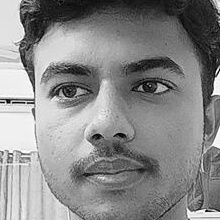
#> input picture faces/24BAI10422_14.jpg, 220 x 220 px, given in place of the camera
$ python dubli.py
#> lines starting #> are read from the running program, lines starting #| are printed output that depends on the picture; after the words box and inside, x2 and y2 are one past the last pixel; in counts of white or black regions, pixels touching at a corner belong together
import cv2
import os
import json
import numpy as np

# creating dir to save face;
output_dir = 'faces'
if not os.path.exists(output_dir):
    os.makedirs(output_dir)


cam = cv2.VideoCapture(1)
face_cascade = cv2.CascadeClassifier(cv2.data.haarcascades + 'haarcascade_frontalface_default.xml')

name = input("Enter your REGISTRATION NO.: ").strip()
#> the answer given: faces/24BAI10422_14.jpg
fname = input("Enter your Full Name: ")
#> the answer given: faces/24BAI10422_1.jpg

if not name:
    print("Name cannot be empty. Exiting...")
    cam.release()
    cv2.destroyAllWindows()
    exit()

count = 0
print("Starting face capture. Press 'Esc' to stop.")

while True:
    ret, frame = cam.read()
#> frame is the input picture: shape (220, 220, 3); min 0, max 255, mean 137
    if not ret:
        print("Failed to access camera. Exiting...")
        break

    gray = cv2.cvtColor(frame, cv2.COLOR_BGR2GRAY)
    faces = face_cascade.detectMultiScale(gray, scaleFactor=1.1, minNeighbors=5, minSize=(30, 30))
#> faces = [[14, 15, 191, 191]]

    for (x, y, w, h) in faces:
        count += 1
        face_img = gray[y:y + h, x:x + w]
        img_path = os.path.join(output_dir, f"{name}_{count}.jpg")
        cv2.imwrite(img_path, face_img)
        cv2.rectangle(frame, (x, y), (x + w, y + h), (255, 0, 0), 2)
#> this loop made 1 pass
#> (x, y, w, h, count) on pass 1: (14, 15, 191, 191, 1)
#> pass 1, `face_img = gray[y:y + h, x:x + w]`:
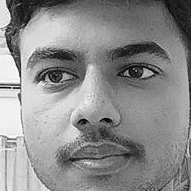
#> face_img: shape (191, 191); min 0, max 255, mean 139.7
#> after the loop:
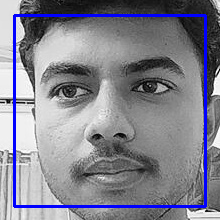
#> frame: shape (220, 220, 3); 4.73% of pixels changed, all inside (x1, y1, x2, y2) = (13, 14, 207, 208)
#> after the loop, count = 1

    cv2.imshow('Capturing Faces', frame)


    if cv2.waitKey(1) == 27 or count >= 20:
#> (key Esc is pressed here)
        print("Face capture complete.")
        break


cam.release()
cv2.destroyAllWindows()


print("Training the face recognizer")

# Initializing the face recognizer;
face_recognizer = cv2.face.LBPHFaceRecognizer_create()

faces = []
labels = []
label_dict = {}

for i, filename in enumerate(os.listdir(output_dir)):
    path = os.path.join(output_dir, filename)
    img = cv2.imread(path, cv2.IMREAD_GRAYSCALE)
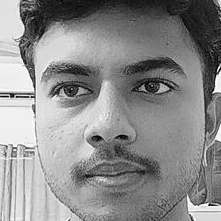
#> input picture faces/24BAI10422_1.jpg, 221 x 221 px
#> img is the input picture: shape (221, 221); min 0, max 255, mean 139.8
    if img is None:
        print(f"Failed to load image: {path}")
        continue

    img = cv2.resize(img, (400, 400))
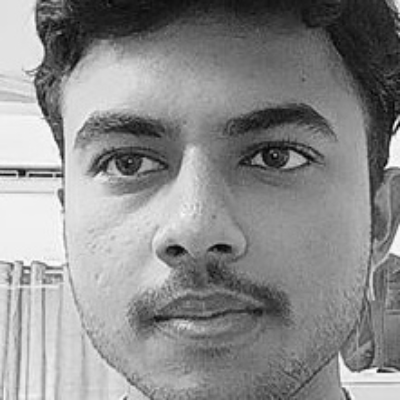
#> img: shape (400, 400); min 1, max 254, mean 139.7
    faces.append(img)

    label = filename.split('_')[0]
#> label = '24BAI10422'
    if label not in label_dict:
        label_dict[label] = len(label_dict)
    labels.append(label_dict[label])
#> pass 2 of the loop `for i, filename in enumerate(os.listdir(output_dir)):`:
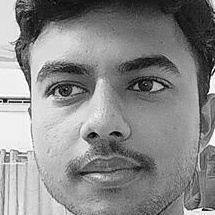
#> input picture faces/24BAI10422_11.jpg, 215 x 215 px
#> img is the input picture: shape (215, 215); min 0, max 255, mean 136.6
#> `img = cv2.resize(img, (400, 400))`:
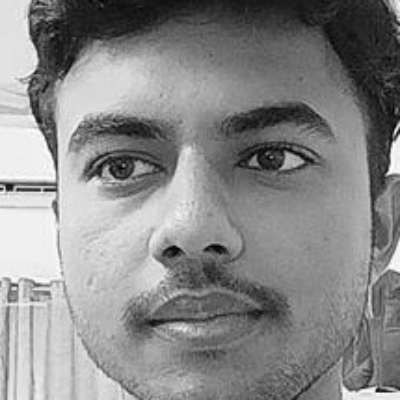
#> img: shape (400, 400); min 0, max 255, mean 136.4
#> pass 3 of the loop `for i, filename in enumerate(os.listdir(output_dir)):`:
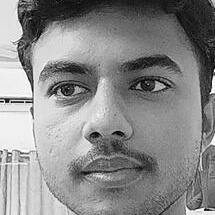
#> input picture faces/24BAI10422_12.jpg, 215 x 215 px
#> img is the input picture: shape (215, 215); min 0, max 255, mean 137.5
#> `img = cv2.resize(img, (400, 400))`:
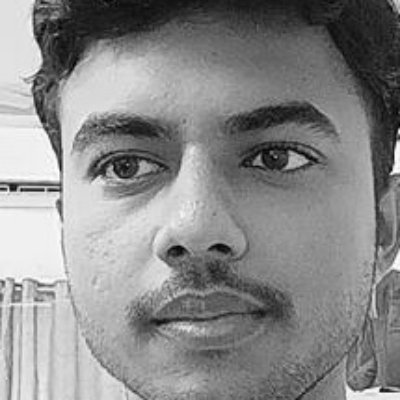
#> img: shape (400, 400); min 0, max 254, mean 137.4
#> the loop made 4 passes; the first 3 are shown

if len(faces) == 0 or len(labels) == 0:
    print("No valid data for training. Exiting...")
    exit()

faces = np.array(faces)
labels = np.array(labels)

# Saving the model
face_recognizer.train(faces, labels)
model_path = 'face_model.yml'
face_recognizer.write(model_path)

# Saving label mapping to a JSON file
label_dict_path = 'label_dict.json'
with open(label_dict_path, 'w') as f:
    json.dump(label_dict, f)

print(f"Training complete. Model saved to '{model_path}' and labels to '{label_dict_path}'.")
